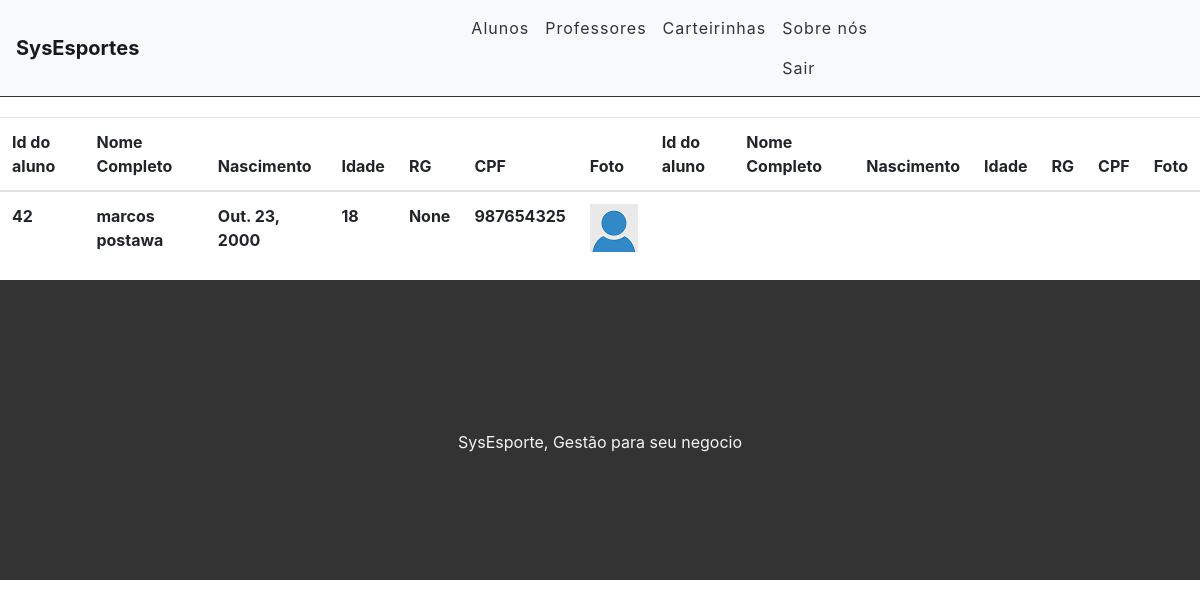
/aluno/visualizaluno/42/ (signed in), run on the app's committed database.
### aluno/models.py (models this page shows, shortened)
class Aluno(models.Model):
    id_aluno = models.AutoField('Id do Aluno', primary_key=True)
    num_matricula = models.CharField('Matricula', max_length=50, blank=True)
    nome = models.CharField('Nome', max_length=30, blank=False, null=False)
    sobrenome = models.CharField('Sobre Nome', max_length=100, blank=False, null=False)
    nascimento = models.DateField('Nascimento', auto_now_add=False)
    rg = models.CharField('Rg/Registro', max_length=30, blank=True, null=True)
    cpf = models.CharField('CPF', unique=True, max_length=14, blank=True, null=True)
    sexo = models.CharField(max_length=4, choices=TIPO_SEXO, blank=True, null=True)
    altura = models.DecimalField('Altura', max_digits=8, decimal_places=2, default=0, blank=True, null=True)
    peso = models.DecimalField('Peso', max_digits=8, decimal_places=4, default=0, blank=True, null=True)
    tipo_sanguinio = models.CharField('Tipo Sanguinio', max_length=11, blank=True, null=True)
    email = models.EmailField(blank=True, null=True)
    fone1 = models.CharField('Telefone', max_length=13, blank=True, null=True)
    fone2 = models.CharField('Celular', max_length=13, blank=True, null=True)
    fone3 = models.CharField('Whatsapp', max_length=13, blank=True, null=True)
    pai = models.CharField(max_length=100, blank=True, null=True)
    fone4 = models.CharField('Telefone', max_length=13, blank=True, null=True)
    mae = models.CharField('Mãe', max_length=100, blank=True, null=True)
    fone5 = models.CharField('Telefone', max_length=13, blank=True, null=True)
    cep = models.CharField(max_length=9, blank=True, null=True)
    estado = models.CharField(max_length=30, blank=True, null=True, default='')
    cidade = models.CharField(max_length=50, blank=True, null=True, default='')
    rua = models.CharField(max_length=50, blank=True, null=True, default='')
    img = models.ImageField(upload_to='aluno/images/', verbose_name='Foto', null=True,  blank=True,)
    escolinha = models.ForeignKey(dadosEscolinha, blank=True, null=True, on_delete=models.CASCADE)
    data_cadastro = models.DateTimeField('Cadastrado em', auto_now_add=True)
    data_atualizacao = models.DateTimeField('Atualizado em', auto_now=True)
    class Meta:
        ordering = ['nome']
    @property
    def idade(self):
        hoje = date.today()
        idade = hoje.year - self.nascimento.year - ((hoje.month, hoje.day) < (self.nascimento.month, self.nascimento.day))
        return idade
    @property
    def nome_completo(self):
        return '{} {}'.format(self.nome, self.sobrenome)

### aluno/views.py (the view)
# urls.py: path('visualizaluno/<int:pk>/', views.VisualizaAluno, name='detalhe_aluno'),
@login_required
def VisualizaAluno(request, pk):
	forms =  Aluno.objects.filter(pk=pk)
	return render(request, 'aluno/visualizaluno.html', {'forms':forms})

### templates/aluno/visualizaluno.html (shortened to what this page needs)
{% extends 'system/base.html' %}
{% load static %}
{% block content %}
<table class="table">
	<thead>
		<tr>
			<th>Id do aluno</th>
			<th>Nome Completo</th>
			<th>Nascimento</th>
			<th>Idade</th>
			<th>RG</th>
			<th>CPF</th>
			<th>Foto</th>
			<th>Id do aluno</th>
			<th>Nome Completo</th>
			<th>Nascimento</th>
			<th>Idade</th>
			<th>RG</th>
			<th>CPF</th>
			<th>Foto</th>
		</tr>
	</thead>
	<tbody>
	{% for form in forms %}
		<tr>
			<th>{{form.id_aluno}}</th>
			<th>{{form.nome_completo}}</th>
			<th>{{form.nascimento}}</th>
			<th>{{form.idade}}</th>
			<th>{{form.rg}}</th>
			<th>{{form.cpf}}</th>
			<th>
				{% if form.img %}
					<img src="{{ form.img.url }}" alt="{{form.nome}}">
				{% else %}
					<img src="{% static '_img/user.png' %} " alt="{{form.nome}}">
				{% endif %}
			</th>
		</tr>
	{% endfor %}
	</tbody>
</table>
{% endblock %}

### data on the page
Aluno: id_aluno "42", nome_completo "marcos postawa", nascimento "Out. 23, 2000", idade "18", rg "None", cpf "987654325"
